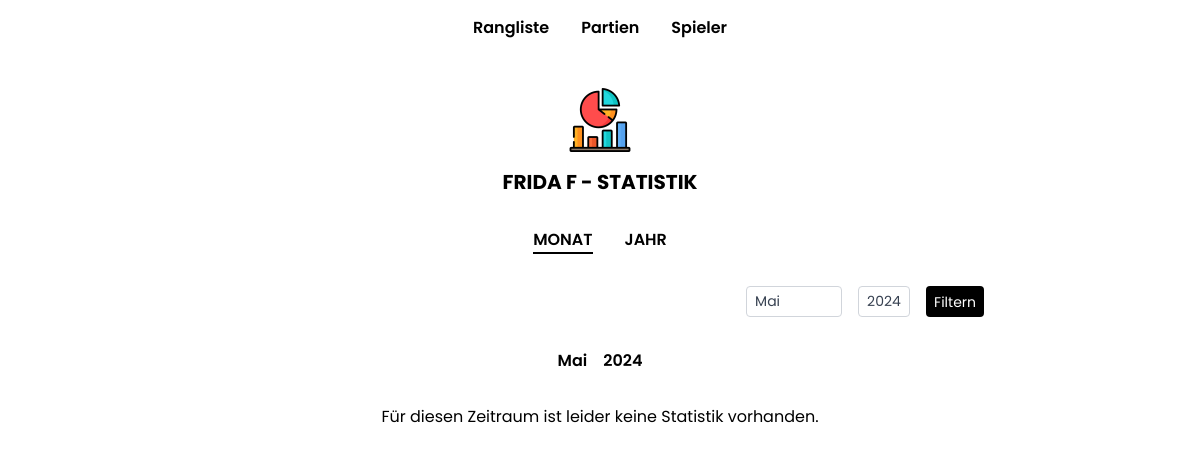
Page /player/11/statistics/month/ on the earlier database version.
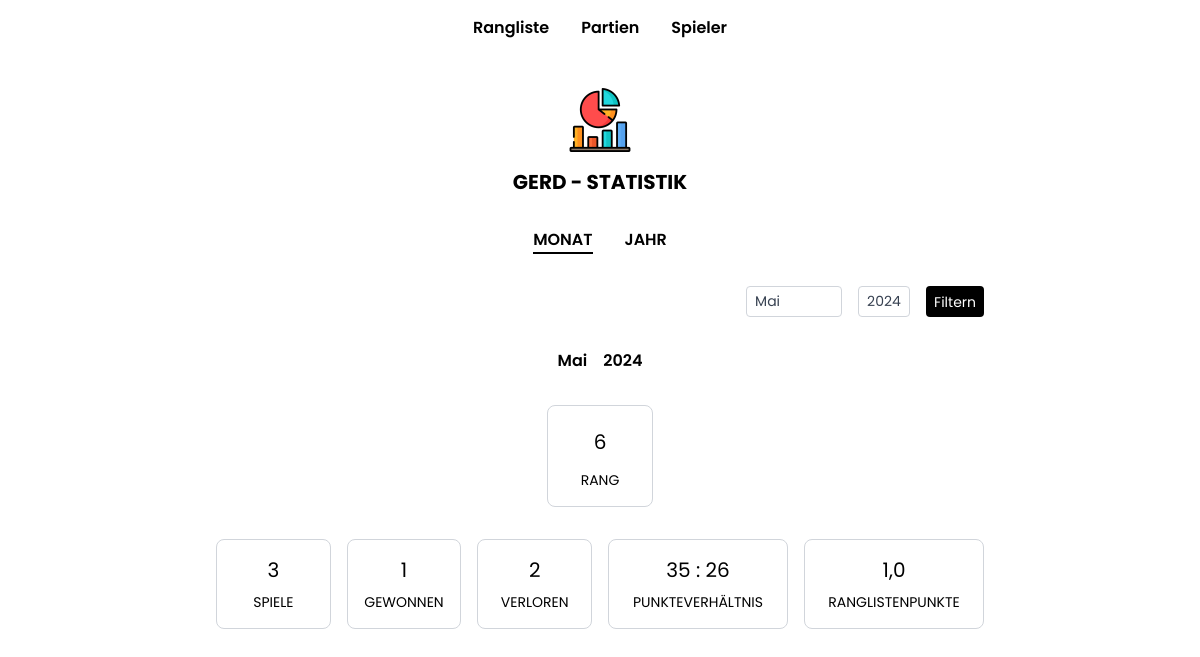
Same page on the later database version.
### boule/models.py (models this page shows, shortened)
class Player(models.Model):
    first_name = models.CharField(max_length=255)
    last_name = models.CharField(max_length=255, blank=True)
    class Meta:
        unique_together = ["first_name", "last_name"]

### boule/views.py (the view)
class StatisticsMonthView(View):
    def get(self, request, *args, **kwargs):
        month = request.GET.get("month", datetime.now().month)
        year = request.GET.get("year", datetime.now().year)
        player = Player.objects.prefetch_related("player_matches__match").get(
            pk=self.kwargs["pk"]
        )
        statistics = calc_player_stats(player, month=month, year=year)
        if statistics:
            players = Player.objects.prefetch_related("player_matches__match")
            players = players.filter(
                Q(player_matches__match__date__month=month)
                & Q(player_matches__match__date__year=year)
            )
            ranking = calc_month_ranking(players, month=month, year=year)
            rank, score = get_player_ranking(player, ranking)
        else:
            rank = None
            score = None
        current_year = datetime.now().year
        years = reversed(range(current_year - 4, current_year + 1))
        return render(
            request,
            "player/statistics/month.html",
            {
                "player": player,
                "statistics": statistics,
                "rank": rank,
                "score": score,
                "months": months,
                "selected_month": months.get(str(month)),
                "years": years,
                "selected_year": year,
            },
        )

### boule/services.py (called while the page is built)
def calc_ranking_score(wins, losses, points_plus, points_minus):
    return math.ceil(max((wins * 2 - losses), 0) * min((points_plus / points_minus), 2))

def calc_win_bonus(loser_score):
    if loser_score == 0:
        return 0.5
    elif loser_score == 1:
        return 0.25
    elif loser_score == 2:
        return 0.1
    else:
        return 0

def calc_loss_bonus(loser_score):
    if loser_score == 12:
        return 0.5
    elif loser_score == 11:
        return 0.25
    elif loser_score == 10:
        return 0.1
    else:
        return 0

def calc_ranking(scores):
    sorted_scores = sorted(scores.items(), key=lambda x: x[1], reverse=True)
    ranking = defaultdict(list)
    rank = 0
    prev_score = None
    skip_ranks = 1
    for player, score in sorted_scores:
        if score != prev_score:
            rank += skip_ranks
            skip_ranks = 1
        else:
            skip_ranks += 1
        ranking[rank].append((player, score))
        prev_score = score
    return dict(ranking)

### boule/templates/player/statistics/month.html (shortened to what the changed rows need)
{% extends 'player/statistics/statistics.html' %}
{% load static %}
{% block statistics %}
<div class="flex justify-center space-x-8 font-semibold uppercase"">
    <h2 class=" border-b-2 border-black">
    Monat
    </h2>
    <a href="{% url 'player-stats-year' player.id %}">
        <h2 class="hover:hover:text-blue-600">
            Jahr
        </h2>
    </a>
</div>
<form action="{% url 'player-stats-month' player.id %}" method="get"
    class="flex space-x-2 md:space-x-4 justify-end items-end">
    <div>
    </div>
    <div>
    </div>
    <input type="submit" value="Filtern"
        class="py-1 px-2 h-[31px] bg-black text-sm text-white rounded hover:cursor-pointer">
</form>
<div class="flex justify-center space-x-4 font-semibold">
    <div>
    </div>
    <div>
    </div>
</div>
{% if statistics %}
<div class="flex justify-center">
    <div class="flex flex-col justify-center items-center space-y-2 px-8 p-4 border border-gray-300 rounded-lg">
        <div class="p-1 w-10 h-10 flex justify-center items-center">
            {% if rank == 1 %}
            <img src="{% static 'images/first-place-color.png' %}" alt="">
            {% elif rank == 2 %}
            <img src="{% static 'images/second-place-color.png' %}" alt="">
            {% elif rank == 3 %}
            <img src="{% static 'images/third-place-color.png' %}" alt="">
            {% else %}
            <div class="text-xl">
                {{ rank }}
            </div>
            {% endif %}
        </div>
        <h4 class="uppercase text-sm">
            Rang
        </h4>
    </div>
</div>
<div class="md:grid md:grid-cols-2 gap-4 space-y-4 md:space-y-0">
    <div class="grid grid-cols-3 gap-4">
        <div class="flex flex-col justify-center items-center space-y-2 p-2 md:p-4 border border-gray-300 rounded-lg">
            <div class="text-xl">{{ statistics.games }}</div>
            <h4 class="uppercase text-sm">
                Spiele
            </h4>
        </div>
        <div class="flex flex-col justify-center items-center space-y-2 p-2 md:p-4 border border-gray-300 rounded-lg">
            <div class="text-xl">{{ statistics.wins }}</div>
            <h4 class="uppercase text-sm">
                Gewonnen
            </h4>
        </div>
        <div class="flex flex-col justify-center items-center space-y-2 p-2 md:p-4 border border-gray-300 rounded-lg">
            <div class="text-xl">{{ statistics.losses }}</div>
            <h4 class="uppercase text-sm">
                Verloren
            </h4>
        </div>
    </div>
    <div class="grid grid-cols-2 gap-4">
        <div class="flex flex-col justify-center items-center space-y-2 p-2 md:p-4 border border-gray-300 rounded-lg">
            <div class="text-xl">{{ statistics.points_plus }} : {{ statistics.points_minus }}</div>
            <h4 class="uppercase text-sm">
                Punkteverhältnis
            </h4>
        </div>
        <div class="flex flex-col justify-center items-center space-y-2 p-2 md:p-4 border border-gray-300 rounded-lg">
            <div class="text-xl">{{ score }}</div>
            <h4 class="uppercase text-sm">
                Ranglistenpunkte
            </h4>
        </div>
    </div>
</div>
{% else %}
<div class="w-full text-center">Für diesen Zeitraum ist leider keine Statistik vorhanden.</div>
{% endif %}
{% endblock %}

### boule/templates/player/statistics/statistics.html
{% extends 'base.html' %}
{% load static %}
{% block content %}
<div class="flex flex-col justify-center items-center space-y-4">
    <img src="{% static 'images/analytics-color.png' %}" alt="" class="w-16 h-16">
    <h2 class="font-bold uppercase text-xl">{{ player.first_name }} {{ player.last_name|slice:":1" }} - Statistik
    </h2>
</div>
{% block statistics %}
{% endblock %}
{% endblock %}

Differences in the rows shown:
changed Player: first_name "FRIDA" → "GERD"; last_name "F" → (not shown)
Other differences:
{{ rank }}: (not shown) → "6"
{{ statistics.games }}: (not shown) → "3"
{{ statistics.wins }}: (not shown) → "1"
{{ statistics.losses }}: (not shown) → "2"
{{ statistics.points_plus }}: (not shown) → "35"
{{ statistics.points_minus }}: (not shown) → "26"
{{ score }}: (not shown) → "1,0"
text no longer shown: "Für diesen Zeitraum ist leider keine Statistik vorhanden."
text now shown: "RANG SPIELE GEWONNEN VERLOREN : PUNKTEVERHÄLTNIS RANGLISTENPUNKTE"
